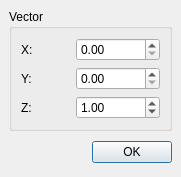
<ui version="4.0" >
 <author></author>
 <comment></comment>
 <exportmacro></exportmacro>
 <class>Gui::Dialog::InputVector</class>
 <widget class="QDialog" name="Gui::Dialog::InputVector" >
  <property name="geometry" >
   <rect>
    <x>0</x>
    <y>0</y>
    <width>181</width>
    <height>177</height>
   </rect>
  </property>
  <property name="windowTitle" >
   <string>Input vector</string>
  </property>
  <layout class="QGridLayout" >
   <property name="margin" >
    <number>9</number>
   </property>
   <property name="spacing" >
    <number>6</number>
   </property>
   <item row="0" column="0" >
    <widget class="QGroupBox" name="groupBox" >
     <property name="title" >
      <string>Vector</string>
     </property>
     <layout class="QGridLayout" >
      <property name="margin" >
       <number>9</number>
      </property>
      <property name="spacing" >
       <number>6</number>
      </property>
      <item row="2" column="1" >
       <widget class="QDoubleSpinBox" name="vectorZ" >
        <property name="maximum" >
         <double>2.14748e+09</double>
        </property>
        <property name="value" >
         <double>1</double>
        </property>
       </widget>
      </item>
      <item row="1" column="1" >
       <widget class="QDoubleSpinBox" name="vectorY" >
        <property name="maximum" >
         <double>2.14748e+09</double>
        </property>
       </widget>
      </item>
      <item row="0" column="1" >
       <widget class="QDoubleSpinBox" name="vectorX" >
        <property name="maximum" >
         <double>2.14748e+09</double>
        </property>
       </widget>
      </item>
      <item row="2" column="0" >
       <widget class="QLabel" name="label_3" >
        <property name="text" >
         <string>Z:</string>
        </property>
       </widget>
      </item>
      <item row="1" column="0" >
       <widget class="QLabel" name="label_2" >
        <property name="text" >
         <string>Y:</string>
        </property>
       </widget>
      </item>
      <item row="0" column="0" >
       <widget class="QLabel" name="label" >
        <property name="text" >
         <string>X:</string>
        </property>
       </widget>
      </item>
     </layout>
    </widget>
   </item>
   <item row="1" column="0" >
    <layout class="QHBoxLayout" >
     <property name="margin" >
      <number>0</number>
     </property>
     <property name="spacing" >
      <number>6</number>
     </property>
     <item>
      <spacer>
       <property name="orientation" >
        <enum>Qt::Horizontal</enum>
       </property>
       <property name="sizeHint" >
        <size>
         <width>131</width>
         <height>31</height>
        </size>
       </property>
      </spacer>
     </item>
     <item>
      <widget class="QPushButton" name="okButton" >
       <property name="text" >
        <string>OK</string>
       </property>
      </widget>
     </item>
    </layout>
   </item>
  </layout>
 </widget>
 <pixmapfunction></pixmapfunction>
 <tabstops>
  <tabstop>vectorX</tabstop>
  <tabstop>vectorY</tabstop>
  <tabstop>vectorZ</tabstop>
  <tabstop>okButton</tabstop>
 </tabstops>
 <resources/>
 <connections>
  <connection>
   <sender>okButton</sender>
   <signal>clicked()</signal>
   <receiver>Gui::Dialog::InputVector</receiver>
   <slot>accept()</slot>
   <hints>
    <hint type="sourcelabel" >
     <x>278</x>
     <y>253</y>
    </hint>
    <hint type="destinationlabel" >
     <x>96</x>
     <y>254</y>
    </hint>
   </hints>
  </connection>
 </connections>
</ui>
